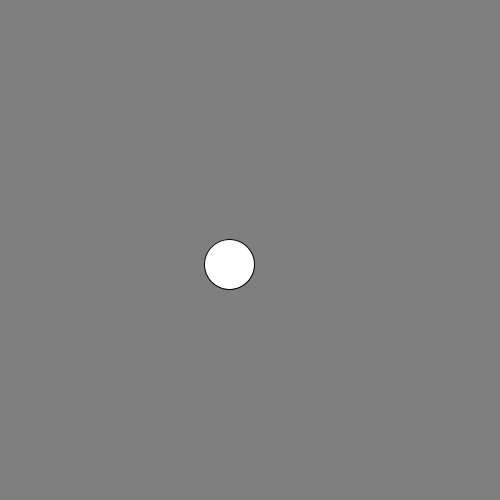
Frame 1 (no input)
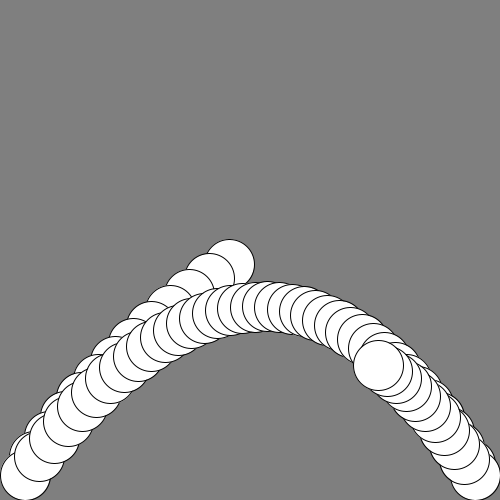
Frame 60 (the mouse pressed at the canvas centre just before this capture)
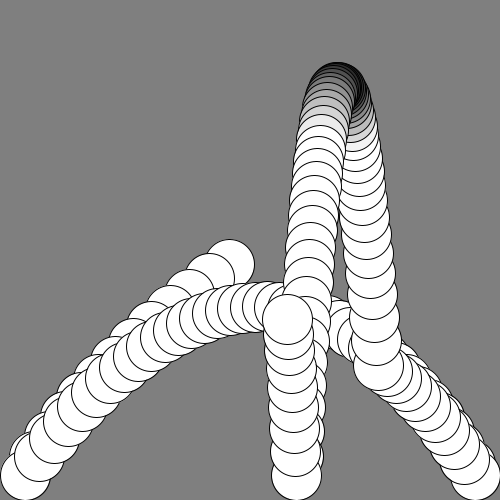
Frame 120 (the mouse held since frame 60 and released just before this capture)

The Processing sketch that drew these frames (run headless with seeded random() and noise(); from frame 60 on, the mouse is pressed at the canvas centre):

// Processing sketch: PVectors_02
// ── PVectors_02.pde
PVector position;
PVector speed;
PVector acceleration;

// acceleration due to gravity
float gravity = 1;
float dampening = .99;
float size = 50;

void setup() {
  size(500, 500);
  background(127);

  // place the ball in the center of our screen
  position = new PVector(width/2, height/2);
  randomizeSpeed();
  acceleration = new PVector(0, gravity);
}

void draw() {

  //background(127);

  // add acceleration due to gravity to the speed_y
  speed.add(acceleration);
  speed.limit(25);
  // add the speed value to the position
  position.add(speed);

  // logic to make the ball bounce
  if ( position.x > width-(size/2) ) {
    position.x = width-(size/2);
    speed.x *= -1;
  }
  if (position.x < size/2) {
    position.x = size/2;
    speed.x *= -1;
  }

  if ( position.y > height-(size/2) ) {
    position.y = height-(size/2);
    speed.y *= -1;
  }
  if (position.y < size/2) {
    position.y = size/2;
    speed.y *= -1;
  }
  
  speed.mult(dampening);
  
  fill(speed.mag()*25);
  
  circle(position.x, position.y, size);
}

void mousePressed(){
  randomizeSpeed();
}

void randomizeSpeed(){
  speed = PVector.random2D();
  speed.mult(100);
}
